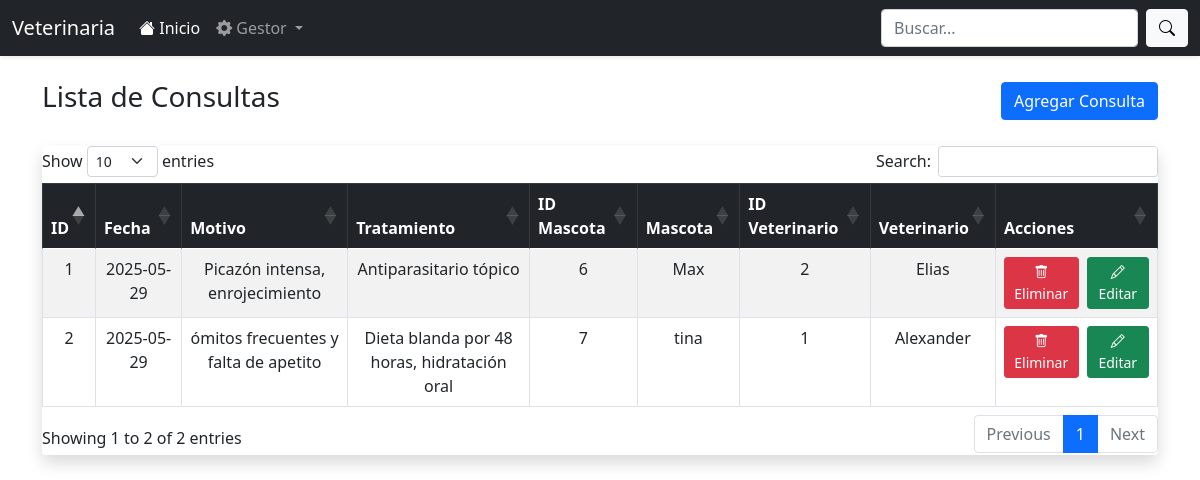
Page /vistas/listaConsultas.php on the committed database.
### tables this page shows
CREATE TABLE `consultas` (
  `id_consulta` int(11) NOT NULL,
  `fecha` date NOT NULL,
  `motivo` text DEFAULT NULL,
  `tratamiento` text DEFAULT NULL,
  `id_mascota` int(11) DEFAULT NULL,
  `id_veterinario` int(11) DEFAULT NULL
);

CREATE TABLE `mascotas` (
  `id_mascota` int(11) NOT NULL,
  `nombre` varchar(100) NOT NULL,
  `especie` varchar(50) DEFAULT NULL,
  `raza` varchar(50) DEFAULT NULL,
  `edad` varchar(11) DEFAULT NULL,
  `id_cliente` int(11) DEFAULT NULL
);

CREATE TABLE `veterinarios` (
  `id_veterinario` int(11) NOT NULL,
  `nombre` varchar(100) NOT NULL,
  `especialidad` varchar(100) DEFAULT NULL,
  `telefono` varchar(20) DEFAULT NULL
);

### vistas/listaConsultas.php (the view, shortened to what this page needs)
<!DOCTYPE html>
<html lang="en">
<head>
  <?php include "menu.php"; ?>
</head>
<body>
<div class="container mt-4">
  <div class="d-flex justify-content-between align-items-center mb-4">
    <h3>Lista de Consultas</h3>
    <button type="button" class="btn btn-primary" data-bs-toggle="modal" data-bs-target="#exampleModal">
      Agregar Consulta
    </button>
  </div>
  <div class="table-responsive shadow rounded">
    <table id="tablaConsultas" class="table table-bordered table-striped table-hover text-center">
      <thead class="table-dark">
        <tr>
          <th>ID</th>
          <th>Fecha</th>
          <th>Motivo</th>
          <th>Tratamiento</th>
          <th>ID Mascota</th>
          <th>Mascota</th>
          <th>ID Veterinario</th>
          <th>Veterinario</th>
          <th>Acciones</th>
        </tr>
      </thead>
      <tbody>
      <?php
        include('../modelos/conexion.php');
        $query = "SELECT
                    consultas.id_consulta,
                    consultas.fecha,
                    consultas.motivo,
                    consultas.tratamiento,
                    mascotas.id_mascota,
                    mascotas.nombre AS nombre_mascota,
                    veterinarios.id_veterinario,
                    veterinarios.nombre AS nombre_veterinario
                  FROM consultas
                  INNER JOIN mascotas ON consultas.id_mascota = mascotas.id_mascota
                  INNER JOIN veterinarios ON consultas.id_veterinario = veterinarios.id_veterinario";
        $res = $conexion->query($query);
        while($row = $res->fetch_assoc()) {
                 ?>
                <tr>
                    <td><?php echo $row['id_consulta'] ?> </td>
                    <td><?php echo $row['fecha'] ?> </td>
                    <td><?php echo $row['motivo'] ?> </td>
                    <td><?php echo $row['tratamiento'] ?></td>
                    <td><?php echo $row['id_mascota'] ?></td>
                    <td><?php echo $row['nombre_mascota'] ?></td>
                    <td><?php echo $row['id_veterinario'] ?></td>
                    <td><?php echo $row['nombre_veterinario'] ?></td>
                    <td class="text-center">
                    <div class="d-flex justify-content-center gap-2">
                      <a href="../controladores/eliminarConsultas.php?ide=<?php echo $row['id_consulta'];?>"
                        class="btn btn-danger btn-sm" data-bs-toggle="tooltip" title="Eliminar">
                        <i class="bi bi-trash"></i> Eliminar
                      </a>
                      <a href="../vistas/editarFrmConsultas.php?ide=<?php echo $row['id_consulta'];?>"
                        class="btn btn-success btn-sm" data-bs-toggle="tooltip" title="Editar">
                        <i class="bi bi-pencil"></i> Editar
                      </a>
                    </div>
                    </td>
                </tr>
            <?php
        }
      ?>
      </tbody>
    </table>
  </div>
</div>
</body>
</html>

### vistas/menu.php (shortened to what this page needs)
<!DOCTYPE html>
<html lang="en">
<head>
</head>
<?php include "referencias.php"; ?>
<body>
  <nav class="navbar navbar-expand-lg navbar-dark bg-dark shadow-sm">
    <div class="container-fluid">
      <a class="navbar-brand" href="Inicio.html"><i class="bi bi-house-heart-fill"></i> Veterinaria </a>
      <div class="collapse navbar-collapse" id="navbarSupportedContent">
        <ul class="navbar-nav me-auto mb-2 mb-lg-0">
          <li class="nav-item">
            <a class="nav-link active" href="index.php"><i class="bi bi-house-fill"></i> Inicio</a>
          </li>
          <li class="nav-item dropdown">
            <a class="nav-link dropdown-toggle" href="#" id="navbarDropdown" role="button" data-bs-toggle="dropdown" aria-expanded="false">
              <i class="bi bi-gear-fill"></i> Gestor
            </a>
          </li>
          <li class="nav-item">
            <a class="nav-link" href="formulario.php"><i class=""></i></a>
          </li>
          <li class="nav-item">
            <a class="nav-link disabled" href="practica4.html" tabindex="-1" aria-disabled="true"></a>
          </li>
          <li class="nav-item">
            <a class="nav-link disabled" href="practica5.html" tabindex="-1" aria-disabled="true"></a>
          </li>
        </ul>
        <form class="d-flex">
          <input class="form-control me-2" type="search" placeholder="Buscar..." aria-label="Search">
          <button class="btn btn-light" type="submit"><i class="bi bi-search"></i></button>
        </form>
      </div>
    </div>
  </nav>
</body>
</html>

### vistas/referencias.php (shortened to what this page needs)
<link href="https://cdn.jsdelivr.net/npm/bootstrap@5.0.2/dist/css/bootstrap.min.css" rel="stylesheet" />
<link href="https://cdn.jsdelivr.net/npm/bootstrap-icons@1.5.0/font/bootstrap-icons.css" rel="stylesheet" />
<link rel="stylesheet" href="https://cdn.datatables.net/1.13.6/css/dataTables.bootstrap5.min.css" />

### rows in the picture
consultas: id_consulta "1", fecha "2025-05-29", motivo "Picazón intensa, enrojecimiento", tratamiento "Antiparasitario tópico", id_mascota.id_mascota "6", id_mascota.nombre "Max", id_veterinario.id_veterinario "2", id_veterinario.nombre "Elias"
consultas: id_consulta "2", fecha "2025-05-29", motivo "ómitos frecuentes y falta de apetito", tratamiento "Dieta blanda por 48 horas, hidratación oral", id_mascota.id_mascota "7", id_mascota.nombre "tina", id_veterinario.id_veterinario "1", id_veterinario.nombre "Alexander"
